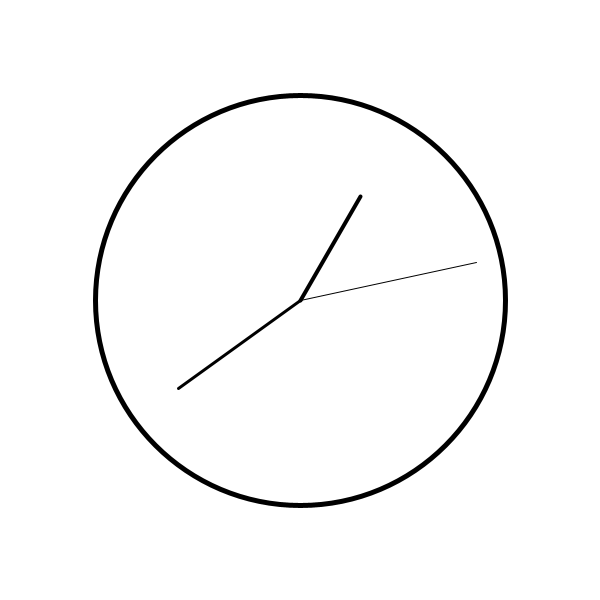
Frame 1 (no input)
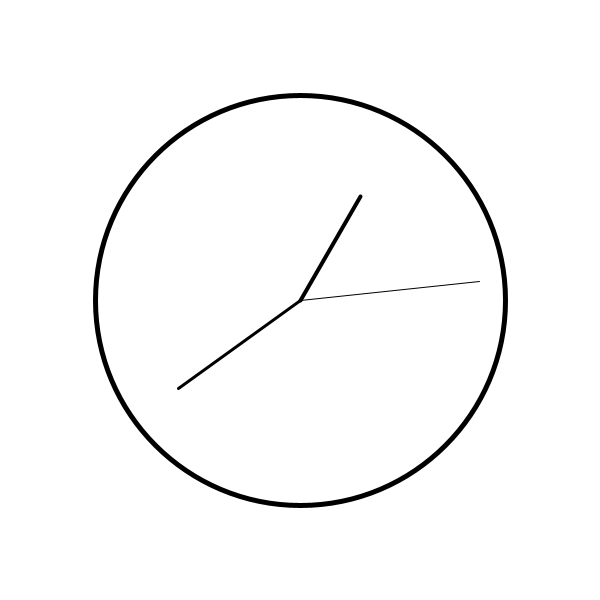
Frame 60 (the mouse pressed at the canvas centre just before this capture)
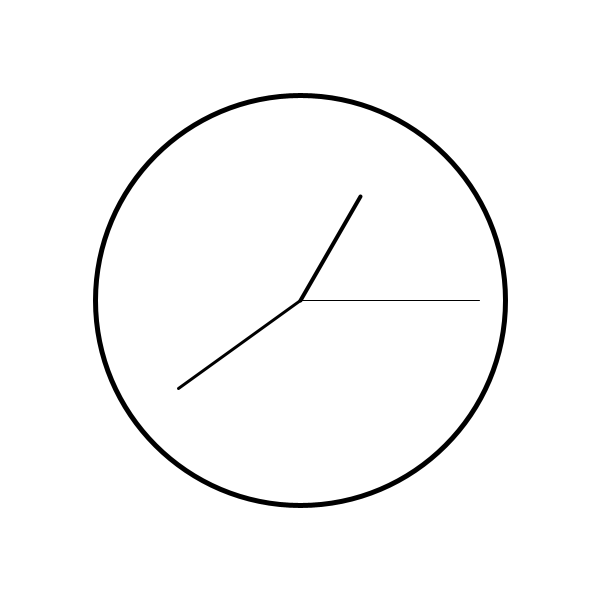
Frame 120 (the mouse held since frame 60 and released just before this capture)

The Processing sketch that drew these frames (run headless with seeded random() and noise(); from frame 60 on, the mouse is pressed at the canvas centre):

// Processing sketch: w04i_clock
// ── w04i_clock.pde
// code 1 fall 2019
// bryan ma

// this code uses the processing time functions and
// maps their values using matrix transformations 
// to draw a very simple clock.

void setup() {
  size(600, 600);
  strokeWeight(4);
}

void draw() {
  background(255);
  translate(width/2, height/2);
  strokeWeight(5);
  ellipse(0, 0, 410, 410);

  pushMatrix();
  rotate(map(second(), 0, 60, 0, TWO_PI));
  strokeWeight(1);
  line(0, 0, 0, -180);
  popMatrix();

  pushMatrix();
  rotate(map(minute(), 0, 60, 0, TWO_PI));
  strokeWeight(3);
  line(0, 0, 0, -150);
  popMatrix();
  
  pushMatrix();
  int hour = hour();
  if (hour > 12) {
    hour -= 12;
  }
  rotate(map(hour(), 0, 12, 0, TWO_PI));
  strokeWeight(4);
  line(0, 0, 0, -120);
  popMatrix();
  
}
